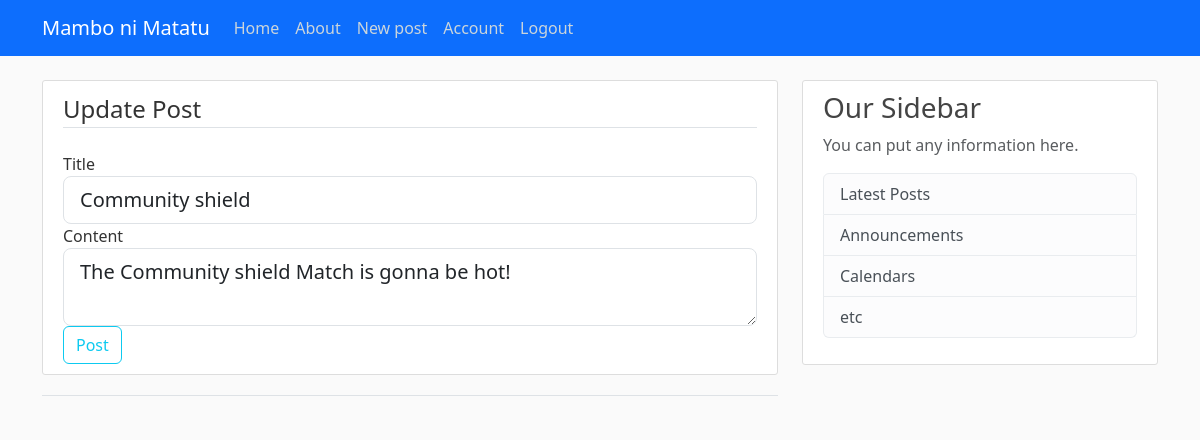
Page /post/3/update (signed in) on the committed database.
### app/models.py (models this page shows, shortened)
class Post(db.Model):
    id = db.Column(db.Integer, primary_key=True)
    title = db.Column(db.String(100), nullable=False)
    content = db.Column(db.Text, nullable=False)
    date_posted = db.Column(db.DateTime, nullable=False, default=datetime.utcnow)
    user_id = db.Column(db.Integer, db.ForeignKey('user.id'), nullable=False)

### app/routes.py (the view)
@app.route("/post/<int:post_id>/update", methods=["POST", "GET"])
@login_required
def update_post(post_id):
    post = Post.query.get_or_404(post_id)
    if post.author != current_user:
        abort(403)
    form = PostForm()
    if form.validate_on_submit():
        post.title = form.title.data
        post.content = form.content.data
        db.session.commit()
        flash('Your post has been updated!', 'success')
        return redirect(url_for('post', post_id=post.id))
    elif request.method == 'GET':
        form.title.data = post.title
        form.content.data = post.content
    return render_template('create_post.html', title='Update Post', form=form, legend="Update Post")

### app/form.py
class PostForm(FlaskForm):
    title = StringField('Title', validators=[DataRequired()])
    content = TextAreaField('Content', validators=[DataRequired()])
    submit = SubmitField('Post')

### app/models.py (called while the page is built)
@login_manager.user_loader
def load_user(user_id):
    return User.query.get(int(user_id))

### app/templates/create_post.html (shortened to what this page needs)
{% extends "base.html" %} {% block content %}
<div class="content-section">
  <form method="POST" action="">
    <fieldset class="form-group">
      <legend class="border-bottom mb-4">{{ legend }}</legend>
      <div class="form-group">
        {{ form.title.label(class="form-control-label") }} {% if
        form.title.errors %} {{ form.title(class="form-control form-control-lg
        is-invalid") }}
        <div class="invalid-feedback">
          {% for error in form.title.errors %}
          <span>{{ error }}</span>
          {% endfor %}
        </div>
        {% else %} {{ form.title(class="form-control form-control-lg") }} {%
        endif %}
      </div>
      <div class="form-group">
        {{ form.content.label(class="form-control-label") }} {% if
        form.content.errors %} {{ form.content(class="form-control
        form-control-lg is-invalid") }}
        <div class="invalid-feedback">
          {% for error in form.content.errors %}
          <span>{{ error }}</span>
          {% endfor %}
        </div>
        {% else %} {{ form.content(class="form-control form-control-lg") }} {%
        endif %}
      </div>
    </fieldset>
    <div class="form-group">
      {{ form.submit(class="btn btn-outline-info") }}
    </div>
  </form>
</div>
<div class="border-top pt-3"></div>
{% endblock content %}

### app/static/main.css (style rules this page uses)
body { background: #fafafa; color: #333333; margin-top: 5rem; }
.content-section { background: #ffffff; padding: 10px 20px; border: 1px solid #dddddd; border-radius: 3px; margin-bottom: 20px; }

### rows in the picture
Post: title "Community shield", content "The Community shield Match is gonna be hot!"

### other values in the picture
{{ legend }} "Update Post"
